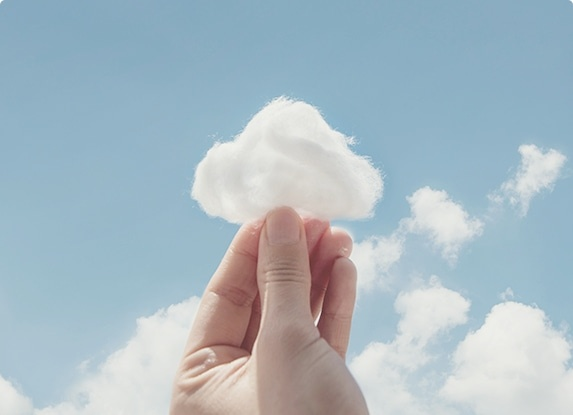
#> input picture short-form/lemouton_veo/assets/cloud.jpg, 573 x 415 px
$ python -i render_veo.py   (imports and definitions only)
#> lines starting #> are read from the running program, lines starting #| are printed output that depends on the picture
# -*- coding: utf-8 -*-
"""Le Mouton Week promo short, v2: Veo 3.1 background clips + v1 typography/audio.
1080x1920 @30fps. Run: python render_veo.py [--stills]
"""
import math, random, subprocess, sys, wave, os, json, glob
import numpy as np
from PIL import Image, ImageDraw, ImageFont, ImageFilter, ImageEnhance

# [2 lines not run here, left out]

W, H, FPS = 1080, 1920, 30
HERE = os.path.dirname(os.path.abspath(__file__))
# 외부(렌더 워커)에서 실행할 때는 SF_* 환경변수로 입력/출력 위치를 바꿀 수 있다. 기본은 이 폴더.
WORK = os.environ.get("SF_WORK", HERE)
CLIPS = os.environ.get("SF_CLIPS", os.path.join(HERE, "clips"))
FRAMES = os.environ.get("SF_FRAMES", os.path.join(WORK, "frames"))
OUT = os.environ.get("SF_OUT", os.path.join(WORK, "lemouton_week_veo.mp4"))
FFMPEG = os.environ.get("SF_FFMPEG", "ffmpeg")
UF = r"C:\Users\NMG\AppData\Local\Microsoft\Windows\Fonts"
F_BLACK = os.path.join(UF, "Pretendard-Black.otf")
F_XB = os.path.join(UF, "Pretendard-ExtraBold.otf")
F_BOLD = os.path.join(UF, "Pretendard-Bold.otf")
F_MED = os.path.join(UF, "Pretendard-Medium.otf")
F_NUM = os.path.join(UF, "GmarketSansTTFBold.ttf")

# ---- editable campaign copy -------------------------------------------------
DISCOUNT_LINE = "역대급 혜택 · 최대 할인"   # TODO: 확정 할인율로 교체
WEEK_DAYS = "단 7일"
TIMER_START = (6, 23, 59, 58)
# 워커/외부 실행 시 카피 덮어쓰기: SF_JOB=job.json  {"discount_line": "...", "week_days": "..."}
# [4 lines not run here, left out]

REVIEWS = [
    ("1시간을 걸어도 발바닥, 발목 통증이\n전혀 없었어요.", "91523*****님"),
    ("76세 어머니와 삿포로 여행, 하루 만 보\n넘게 걸었는데 발이 안 피곤하셨대요.", "49960*****님"),
    ("스위스 여행 내내 르무통. 양말을 신든\n맨발이든 정말 편한 신발이었어요.", "45528*****님"),
    ("다리가 쉽게 아파 오래 걷기가 부담이었는데\n걷는 시간이 자연스럽게 늘었어요.", "48664*****님"),
    ("부모님과 설악산. 신어보신 신발 중\n가장 편하다고 하시는 아버지.", "39770*****님"),
]

CREAM = (246, 242, 235); BROWN = (58, 40, 30); TAN = (200, 176, 148)
RED = (196, 58, 40); WHITE = (255, 255, 255); DARK = (22, 18, 16); GOLD = (242, 184, 52)
INK = (40, 32, 28); MUTED = (120, 104, 92); TAN_D = (150, 132, 115)
SOFT = (235, 226, 214)

_fc = {}
# [4 lines left out: function font, not called in this run]

def clamp(x, a=0.0, b=1.0): return max(a, min(b, x))
def ease_out(t): t = clamp(t); return 1 - (1 - t) ** 3
def ease_in_out(t): t = clamp(t); return t * t * (3 - 2 * t)
def ease_back(t):
    t = clamp(t); c1, c3 = 1.70158, 2.70158
    return 1 + c3 * (t - 1) ** 3 + c1 * (t - 1) ** 2
def lerp(a, b, t): return a + (b - a) * t

# ---------------------------------------------------------------- video clips
# [11 lines left out: function ensure_frames, not called in this run]

_nframes = {}
_fcache = {}
# [21 lines left out: functions clip_frame, paste_video, not called in this run]

_mask = {}
# [7 lines left out: function rounded_mask, not called in this run]

_shadow = {}
# [20 lines left out: functions shadow, draw_video_card, not called in this run]

# ---------------------------------------------------------------- overlays
_grad = {}
# [16 lines left out: functions gradient, fade_text, not called in this run]

def kicker(d, y, s, prog=1.0, fill=SOFT):
    fade_text(d, (W / 2, y), s, font(F_MED, 26), fill, prog, rise=10)

def subline(d, y, s, prog=1.0, fill=SOFT, size=38):
    fade_text(d, (W / 2, y), s, font(F_MED, size), fill, prog, rise=16)

# [67 lines left out: functions headline, tag, rule, pill, cloud, cloud_pop and 1 more, not called in this run]

def chevron(d, cx, cy, w, h, fill=RED, width=14):
    d.line([(cx - w / 2, cy - h / 2), (cx, cy + h / 2), (cx + w / 2, cy - h / 2)], fill=fill, width=width, joint="curve")

# [20 lines left out: function notif_card, not called in this run]

# ---------------------------------------------------------------- timeline
# [1 line not run here, left out]
T_N0 = 0.35
T_SNAP = 3.75
T_N1 = 7.3
# [1 line that did not run here, left out]
# [1 line that did not run here, left out]
# [1 line that did not run here, left out]
# [1 line that did not run here, left out]
# [1 line that did not run here, left out]
# [1 line that did not run here, left out]

SCENES = []
def scene(start, end):
    def deco(fn): SCENES.append((start, end, fn)); return fn
    return deco

# [27 lines left out: functions s_hook, s_bright, not called in this run]

T_C1 = 3.6
# [23 lines that did not run here, left out]

# [22 lines that did not run here, left out]

# [25 lines that did not run here, left out]

T_D1 = 5.0
# [23 lines that did not run here, left out]

# ---------------------------------------------------------------- audio (v1 synth, unchanged)
SR = 44100
# [104 lines left out: functions load_wav, synth, not called in this run]

# ---------------------------------------------------------------- render
def frame(i):
    t = i / FPS
    c = Image.new("RGBA", (W, H), CREAM + (255,))
    d = ImageDraw.Draw(c, "RGBA")
    for s, e, fn in SCENES:
        if s <= t < e:
            fn(t - s, e - s, c, d); break
    WIPE = 0.32
    if 0 <= t - T_SNAP < WIPE:
        old = Image.new("RGBA", (W, H), CREAM + (255,))
        s_hook(T_SNAP - 0.001, T_SNAP, old, ImageDraw.Draw(old, "RGBA"))
        r = ease_out((t - T_SNAP) / WIPE) * 1250
        m = Image.new("L", (W, H), 0)
        ImageDraw.Draw(m).ellipse((W / 2 - r, H / 2 - r, W / 2 + r, H / 2 + r), fill=255)
        ring = Image.new("RGBA", (W, H), (0, 0, 0, 0))
        ImageDraw.Draw(ring).ellipse((W / 2 - r, H / 2 - r, W / 2 + r, H / 2 + r), outline=CREAM + (255,), width=18)
        c = Image.composite(c, old, m); c.alpha_composite(ring)
    return c.convert("RGB")

STILLS = [0.9, 2.2, 3.4, 4.6, 6.4, 8.4, 10.6, 12.6, 15.0, 19.6, 23.4, 28.4, 32.0, 35.8]
# [23 lines left out: functions save_stills, main, not called in this run]

# [2 lines not run here, left out]

>>> import cv2
>>> picture = cv2.imread('assets/cloud.jpg', cv2.IMREAD_GRAYSCALE)
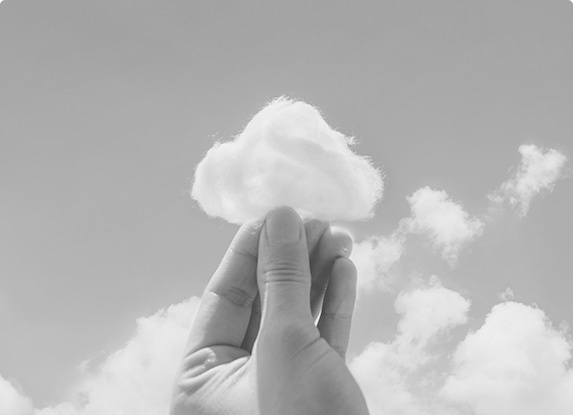
#> picture: shape (415, 573); min 49, max 255, mean 181.6
>>> result = frame(picture)
#> in frame, `t = i / FPS`:
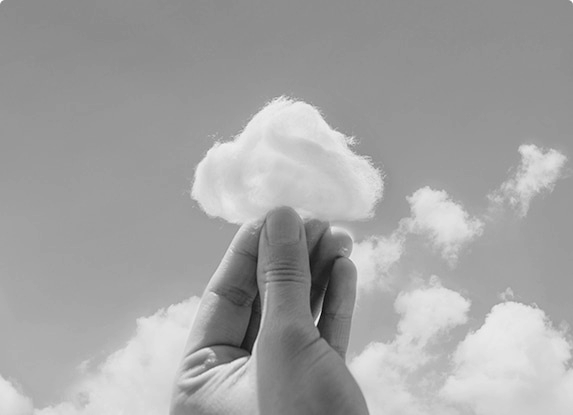
#> t: shape (415, 573) float64; min 1.63, max 8.5, mean 6.05; drawn with min black and max white
#> in frame, `c = Image.new("RGBA", (W, H), CREAM + (255,))`:
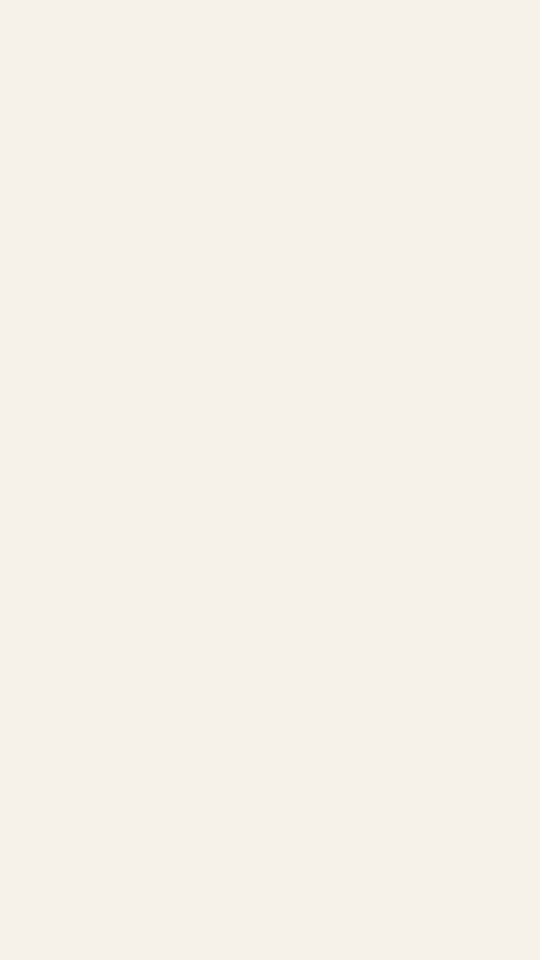
#> c: PIL image 1080x1920 RGBA (shown at 1/2 size); mean R, G, B, A 246, 242, 235, 255
#> (the run stopped early here; a loop or call above may not have finished)

$ run again, on short-form/lemouton_veo/assets/feet_collage.jpg
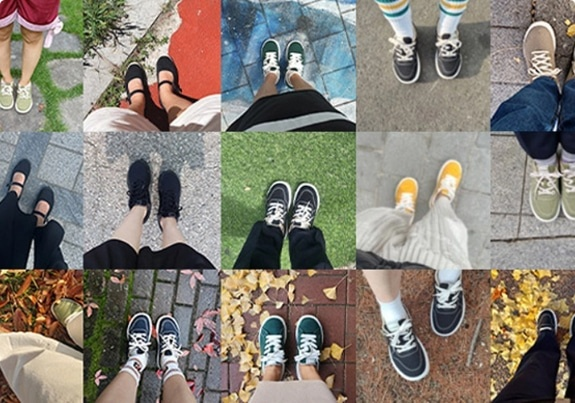
#> input picture short-form/lemouton_veo/assets/feet_collage.jpg, 575 x 403 px
#> `picture = cv2.imread('assets/cloud.jpg', cv2.IMREAD_GRAYSCALE)`:
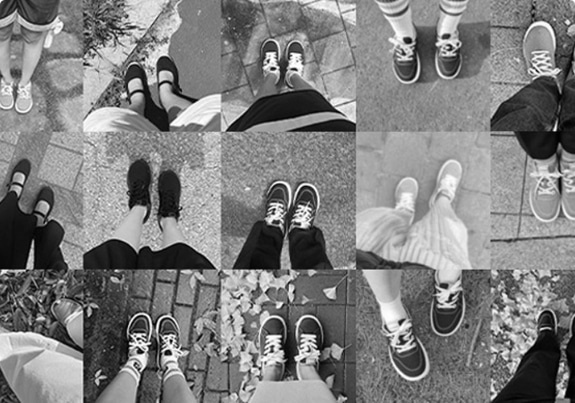
#> picture: shape (403, 575); min 0, max 255, mean 126.9
